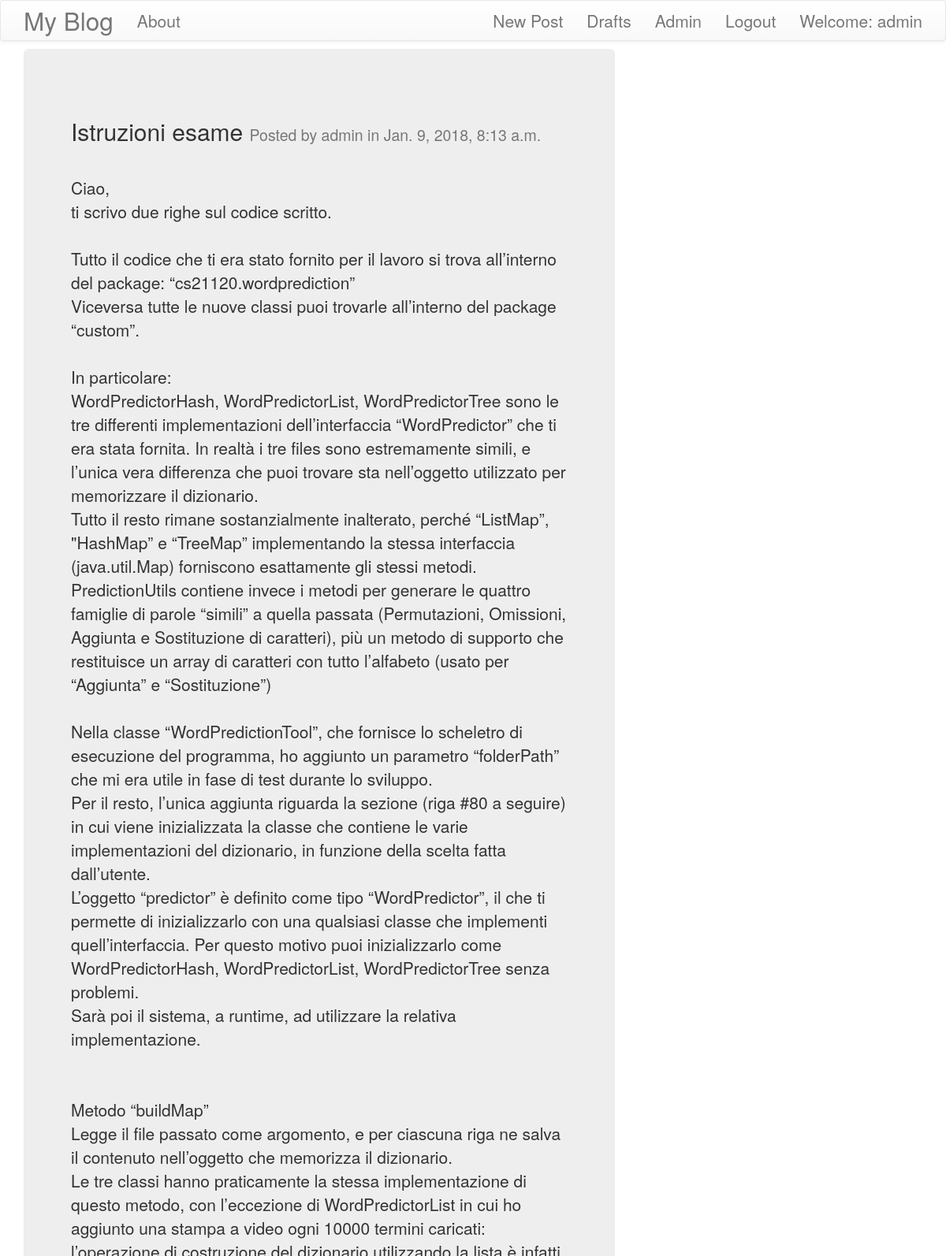
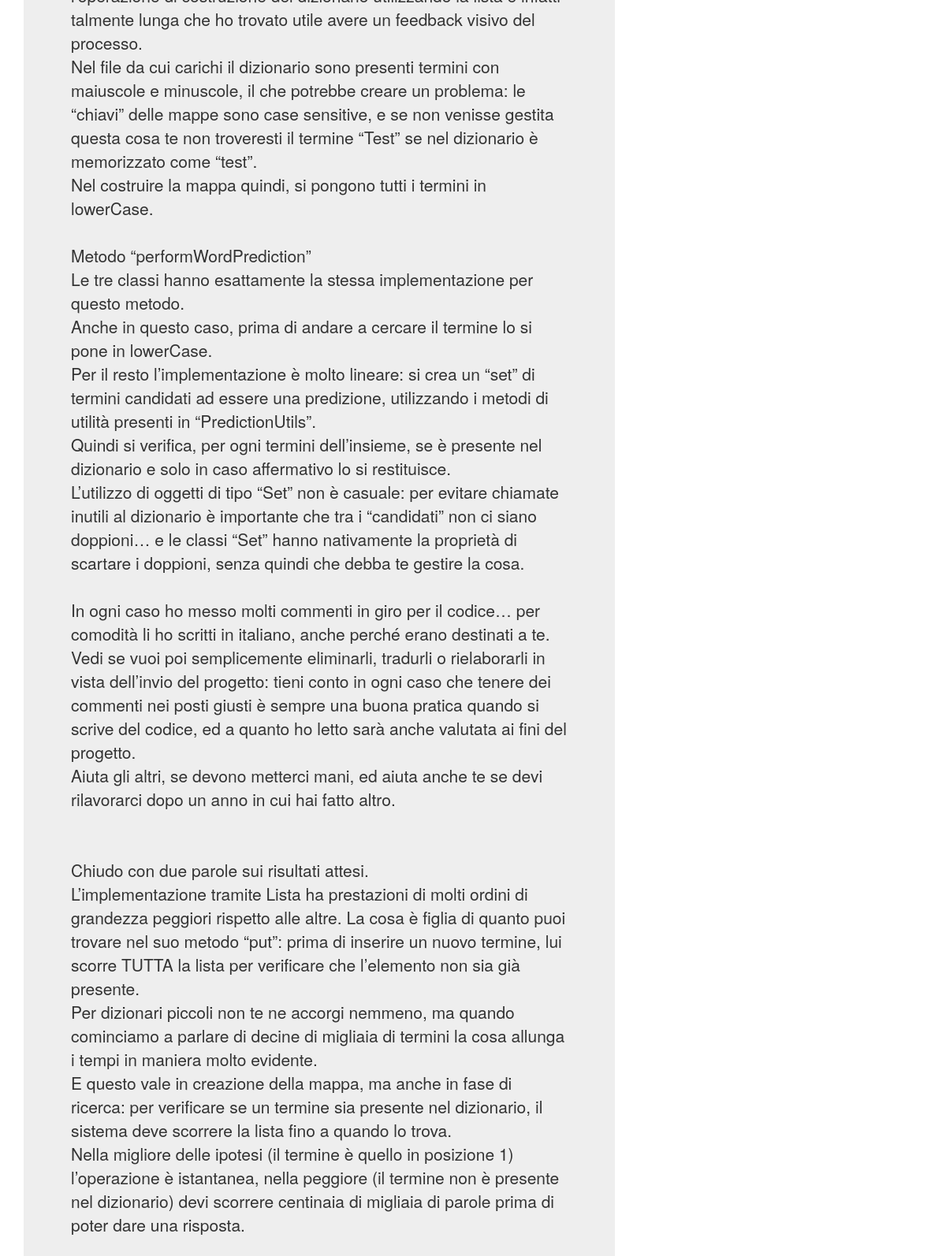
The app's page /post/1 (signed in, upper part) with its own data (2 pictures, top to bottom).
### blog/models.py (models this page shows, shortened)
class Post(models.Model):
    author = models.ForeignKey('auth.User')
    title = models.CharField(max_length=200)
    text = models.TextField()
    create_date = models.DateTimeField(default=timezone.now())
    publish_date = models.DateTimeField(blank=True, null=True)
    def approve_comments(self):
        return self.comments.filter(approved_comment=True)
    def not_approved_comments(self):
        return self.comments.filter(approved_comment=False)

### blog/views.py (the view)
# urls.py: url(r'^post/(?P<pk>\d+)$', views.PostDetailView.as_view(), name='post_detail'),
class PostDetailView(DetailView):
    model = Post

### blog/templates/blog/post_detail.html (shortened to what this page needs)
{% extends "blog/base.html" %}
{% block content %}
     <div class="jumbotron">
         <div class="page-header">
          <h2>{{ post.title|safe|linebreaksbr }}
              <small>Posted by {{ post.author }} in {{ post.publish_date }}</small>
          </h2>
        </div>
        <p>{{ post.text|safe|linebreaksbr }}</p>
     </div>
{% endblock %}

### blog/templates/blog/base.html (shortened to what this page needs)
<!DOCTYPE html>
{% load staticfiles %}
<html lang="en">
<head>
    <link rel="stylesheet" href="{% static 'bootstrap-3.3.7/css/bootstrap.css' %} " />
    <link rel="stylesheet" href="{% static 'bootstrap-3.3.7/css/bootstrap-theme.css' %} " />
    <link rel="stylesheet" href="{% static 'medium-editor-5.23.3/css/medium-editor.css' %} " />
    <link rel="stylesheet" href="{% static 'medium-editor-5.23.3/css/themes/default.css' %} " />
    <link rel="stylesheet" href="{% static 'css/blog.css' %} " />
</head>
<body>
    <nav class="navbar navbar-default techfont custom-navbar">
        <div class="container">
            <ul class="nav navbar-nav">
                <li><a class="navbar-brand big-brand" href="{% url 'blog:post_list' %}">My Blog</a></li>
                <li><a href="{% url 'blog:about' %}">About</a></li>
                <li><a href="#"></a></li>
            </ul>
            <ul class="nav navbar-nav navbar-right">
                {% if user.is_authenticated %}
                    <li><a class="navbar-link" href="{% url 'blog:post_new' %}">New Post</a></li>
                    <li><a class="navbar-link" href="{% url 'blog:post_draft_list' %}">Drafts</a></li>
                    <li><a class="navbar-link" href="{% url 'admin:index' %}">Admin</a></li>
                    <li><a class="navbar-link" href="{% url 'logout' %}">Logout</a></li>
                    <li><a>Welcome: {{ user.username }}</a></li>
                {% else %}
                    <li><a class="navbar-link" href="{% url 'login' %}">
                            <span class="glyphicon glyphicon-user"></span>
                        </a>
                    </li>
                {% endif %}
            </ul>
        </div>
    </nav>
    <div class="content container">
        <div class="row">
            <div class="col-md-8">
                <div class="blog-posts">
                    {% block content %}
                    {% endblock %}
                </div>
            </div>
        </div>
    </div>
</body>
</html>

### blog/static/css/blog.css (style rules this page uses)
.techfont { font-size: 1.5em; margin-bottom: 10px; }
.big-brand { font-size: 1.5em; }

### records on screen
Post: title "Istruzioni esame", author "admin", publish_date "Jan. 9, 2018, 8:13 a.m.", text "Ciao, ti scrivo due righe sul codice scritto. Tutto il codice che ti era stato fornito per il lavoro si trova all’interno del package: “cs21120.wordprediction” Viceversa tutte le nuove classi puoi trovarle all’interno del package “custom”. In particolare: WordPredictorHash, WordPredictorList, WordPredictorTree sono le tre differenti implementazioni dell’interfaccia “WordPredictor” che ti era stata fornita. In realtà i tre files sono estremamente simili, e l’unica vera differenza che puoi trovare sta nell’oggetto utilizzato per memorizzare il dizionario. Tutto il resto rimane sostanzialmente inalterato, perché “ListMap”, \"HashMap” e “TreeMap” implementando la stessa interfaccia…"

### other values on screen
{{ user.username }} "admin"
